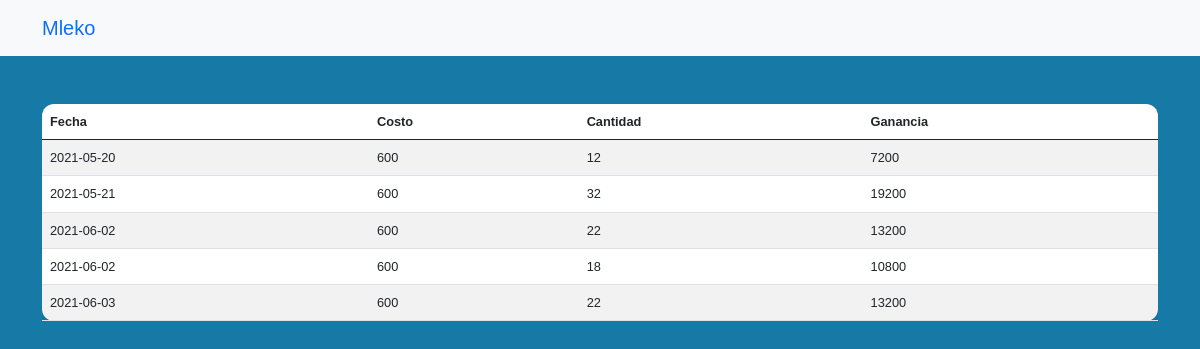
The page /T_leche.php on the database its author committed.
### tables this page shows
CREATE TABLE `leche` (
  `id` int(200) NOT NULL,
  `fecha` date NOT NULL DEFAULT current_timestamp(),
  `costo` int(200) NOT NULL,
  `cantidad` int(200) NOT NULL,
  `ganancia` int(200) NOT NULL
);

### T_leche.php (the view, shortened to what this page needs)
<!DOCTYPE html>
<html lang="es">
<head>
    <link href="https://cdn.jsdelivr.net/npm/bootstrap@5.0.1/dist/css/bootstrap.min.css" rel="stylesheet">
</head>
<body>
<nav class="navbar navbar-expand-lg navbar-blue bg-light">
        <div class="container">
            <a class="navbar-brand" href="inicio.php">Mleko</a>
        </div>
        </nav>
        <br>
<div class="container">
    <table class="table table-striped table-hover">
    <thead>
    <tr>
      <th scope="col">Fecha</th>
      <th scope="col">Costo</th>
      <th scope="col">Cantidad</th>
      <th scope="col">Ganancia</th>
    </tr>
  </thead>
  <tbody>
  <?php
     try {
        $link=mysqli_connect("localhost","root","")or die("F no se conecto");
		mysqli_select_db($link,"quiz");
        $miconsulta=mysqli_query($link,"SELECT * FROM leche");
		while ($fila=mysqli_fetch_array($miconsulta))
		 {
            echo "</td><td>".$fila['fecha']."</td><td>".$fila['costo']."</td><td>".$fila['cantidad']."</td><td>".$fila['ganancia']."</tr></td>";
		}
    } catch (\Throwable $th) {
        echo($th);
    }
  ?>
  </tbody>
    </table>
    </div>
</body>
</html>

### T_leche.php (style rules this page uses)
body { font-family: Arial; background-color: #1779A6; box-sizing: border-box; }
table { background-color: white; border-radius: 12px; color: #999; font-size: 0.8em; padding: 20px; margin: 0 auto; width: 300px; }

### rows shown on the page
leche: fecha "2021-05-20", costo "600", cantidad "12", ganancia "7200"
leche: fecha "2021-05-21", costo "600", cantidad "32", ganancia "19200"
leche: fecha "2021-06-02", costo "600", cantidad "22", ganancia "13200"
leche: fecha "2021-06-02", costo "600", cantidad "18", ganancia "10800"
leche: fecha "2021-06-03", costo "600", cantidad "22", ganancia "13200"
